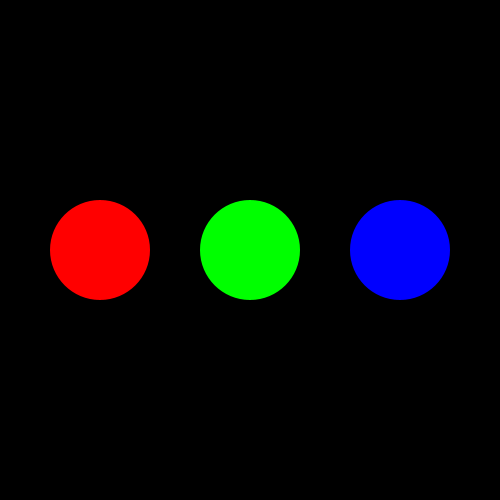
Frame 1 (no input)
Frame 60 (the mouse pressed at the canvas centre just before this capture): identical to frame 1, image omitted
Frame 120 (the mouse held since frame 60 and released just before this capture): identical to frame 1, image omitted

The Processing sketch that drew this single still picture (run headless with seeded random() and noise(); from frame 60 on, the mouse is pressed at the canvas centre):

// Processing sketch: multiple_key
// ── multiple_key.pde
boolean[] keys;
boolean[] keysShown;
int lastTime, currentTime;

Ball b1, b2, b3;

void setup()
{
  size(500, 500);
  frameRate(60);
  colorMode(HSB, 360, 100, 100);
  noStroke();

  keys=new boolean[3];
  keysShown = new boolean[3];
  for (int i = 0; i < 3; i++) {
    keys[i] = false;
    keysShown[i] = false;
  }
  lastTime = currentTime = millis();

  b1 = new Ball(100, 250, 100, 0);
  b2 = new Ball(250, 250, 100, 120);
  b3 = new Ball(400, 250, 100, 240);
}
void draw() 
{
  background(0);
  b1.jump();
  b1.show();
  b2.jump();
  b2.show();
  b3.jump();
  b3.show();

  // at the end of a period, show the result of all three keys
  currentTime = millis();
  if (currentTime - lastTime >= 500) {
    if (keys[0]) {  
      print("1");
    } else {
      print("0");
    }

    if (keys[1]) {  
      print("1");
    } else {
      print("0");
    }

    if (keys[2]) {  
      print("1");
    } else {
      print("0");
    }

    keys[0] = false;
    keys[1] = false;
    keys[2] = false;

    keysShown[0] = false;
    keysShown[1] = false;
    keysShown[2] = false;

    lastTime = currentTime;
    println(";");
  }
}

void keyPressed()
{
  // when a key is down, jump the ball only once
  // remember whether a, s, d is pressed at least once in a period
  if (key=='a') {
    if (!keysShown[0]) {
      keys[0] = true;
      b1.jumping = true;
      keysShown[0] = true;
    }
  }
  if (key=='s') {
    if (!keysShown[1]) {
      keys[1] = true;
      b2.jumping = true;
      keysShown[1] = true;
    }
  }
  if (key=='d') {
    if (!keysShown[2]) {
      keys[2] = true;
      b3.jumping = true;
      keysShown[2] = true;
    }
  }
}

class Ball {
  int x; 
  float y;
  float y0;
  int size;
  int hue;

  boolean jumping;
  float acc;
  float vy;
  float v0;

  Ball(int _x, float _y, int _size, int _hue) {
    x = _x;
    y0 = y = _y;
    size = _size;
    hue = _hue;

    jumping = false;
    acc = 2;
    v0 = vy = -20;
  }
  void show() {
    fill(hue, 100, 100);
    ellipse(x, y, size, size);
  }
  void jump() {
    if (jumping) {
      vy = vy + acc;
      y = int(y + vy);
    }
    if (vy >= -v0) {
      y = y0;
      vy = v0;
      jumping = false;
    }
  }
}
